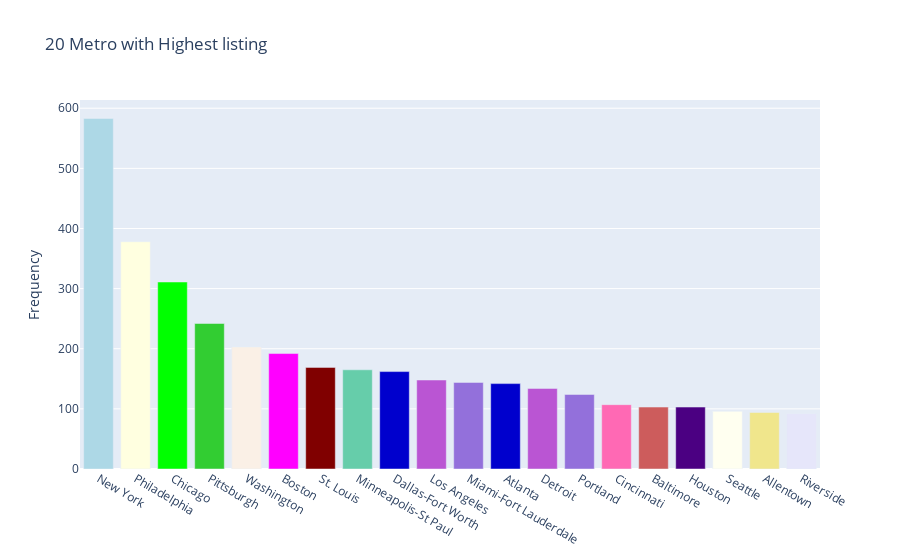
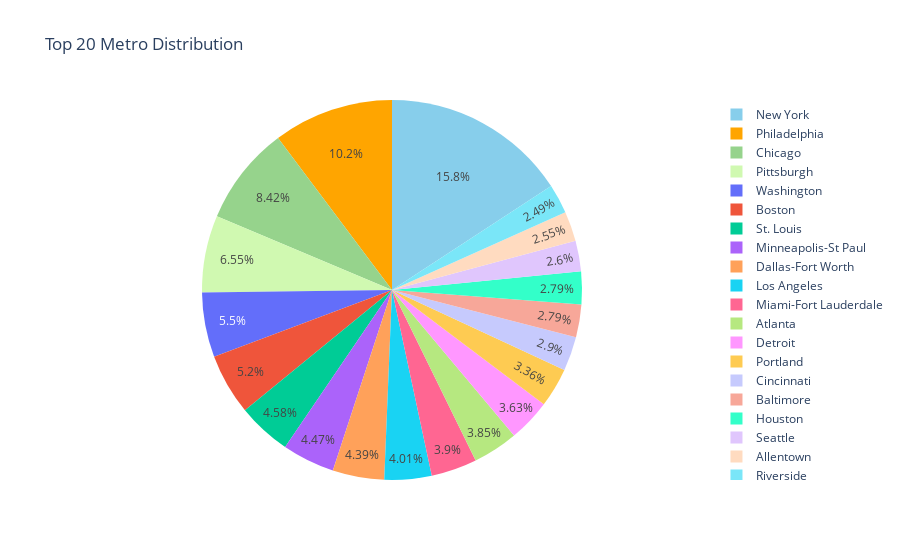

Notebook source saved alongside these figures, in order:
### Markdown cell above
Top 20 METROS WITH HIGHEST LISTINGS

### Code cell
# Highest 20 Metro's
metro_count = df["Metro"].value_counts().head(20)

trace = go.Bar(
    x=metro_count.index,
    y=metro_count.values,
    marker=dict(
        color=(["lightblue", "lightyellow", "lime", "limegreen",
                "linen", "magenta", "maroon", "mediumaquamarine",
                "mediumblue", "mediumorchid", "mediumpurple", "mediumblue", "mediumorchid", "mediumpurple", "hotpink", "indianred", "indigo",
                "ivory", "khaki", "lavender"])))

layout = go.Layout(
    title='20 Metro with Highest listing', yaxis=dict(title='Frequency'))

data = [trace]
fig = go.Figure(data=data, layout=layout)
py.iplot(fig)

label = metro_count.index
size = metro_count.values
colors = ['skyblue', 'orange', '#96D38C', '#D0F9B1']
trace = go.Pie(labels=label,
               values=size,
               marker=dict(colors=colors))
layout = go.Layout(
    title='Top 20 Metro Distribution')
data = [trace]
fig = go.Figure(data=data, layout=layout)
py.iplot(fig)

### Figure 1 — Plotly figure (JSON) as saved in the notebook; plotly's stock layout.template omitted (floating-point values rounded to 4 significant figures)
{"data": [{"marker": {"color": ["lightblue", "lightyellow", "lime", "limegreen", "linen", "magenta", "maroon", "mediumaquamarine", "mediumblue", "mediumorchid", "mediumpurple", "mediumblue", "mediumorchid", "mediumpurple", "hotpink", "indianred", "indigo", "ivory", "khaki", "lavender"]}, "type": "bar", "x": ["New York", "Philadelphia", "Chicago", "Pittsburgh", "Washington", "Boston", "St. Louis", "Minneapolis-St Paul", "Dallas-Fort Worth", "Los Angeles", "Miami-Fort Lauderdale", "Atlanta", "Detroit", "Portland", "Cincinnati", "Baltimore", "Houston", "Seattle", "Allentown", "Riverside"], "y": [583, 378, 311, 242, 203, 192, 169, 165, 162, 148, 144, 142, 134, 124, 107, 103, 103, 96, 94, 92]}], "layout": {"title": {"text": "20 Metro with Highest listing"}, "yaxis": {"title": {"text": "Frequency"}}}}

### Figure 2 — Plotly figure (JSON) as saved in the notebook; plotly's stock layout.template omitted (floating-point values rounded to 4 significant figures)
{"data": [{"labels": ["New York", "Philadelphia", "Chicago", "Pittsburgh", "Washington", "Boston", "St. Louis", "Minneapolis-St Paul", "Dallas-Fort Worth", "Los Angeles", "Miami-Fort Lauderdale", "Atlanta", "Detroit", "Portland", "Cincinnati", "Baltimore", "Houston", "Seattle", "Allentown", "Riverside"], "marker": {"colors": ["skyblue", "orange", "#96D38C", "#D0F9B1"]}, "type": "pie", "values": [583, 378, 311, 242, 203, 192, 169, 165, 162, 148, 144, 142, 134, 124, 107, 103, 103, 96, 94, 92]}], "layout": {"title": {"text": "Top 20 Metro Distribution"}}}
